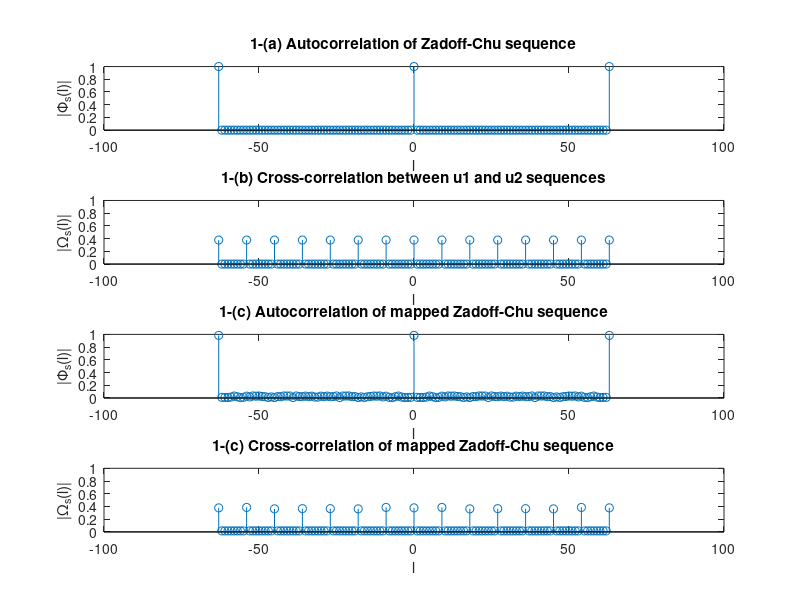

MATLAB code for this plot:
N = 63;
n = 0:N-1; 

u1 = 25; % my student id is r13943124
% Generate Zadoff-Chu sequence
S = exp(1j * pi * u1 * n .* (n + 1) / N);

% Autocorrelation
Phi_s = zeros(1, 2*N+1);
for l = -N:N
    Phi_s(l+N+1) = sum(S .* conj(circshift(S, l)))/N;
end

figure('Position', [300, 100, 800, 600]);
subplot(4,1,1);
stem(-N:N, abs(Phi_s));
title('1-(a) Autocorrelation of Zadoff-Chu sequence');
xlabel('l');
ylabel('|\Phi_s(l)|');
ylim([0,1]);

u2 = 34;
% Generate Zadoff-Chu sequence for u2
S2 = exp(1j * pi * u2 * n .* (n + 1) / N);

% Cross-correlation
Omega_s = zeros(1, 2*N+1);
for l = -N:N
    Omega_s(l+N+1) = sum(S .* conj(circshift(S2, l)))/N;
end

subplot(4,1,2);
stem(-N:N, abs(Omega_s));
title('1-(b) Cross-correlation between u1 and u2 sequences');
xlabel('l');
ylabel('|\Omega_s(l)|');
ylim([0,1]);

% Initialize the data subcarriers
X_k = zeros(1, N); 
X_k(1:31) = S(1:31);
X_k(32) = 0;
X_k(33:N) = S(33:N); 

% Autocorrelation of X_k
Phi_s_mapped = zeros(1, 2*N+1);
for l = -N:N
    Phi_s_mapped(l+N+1) = sum(X_k .* conj(circshift(X_k, l)))/N;
end

% Cross-correlation of X_k
Omega_s_mapped = zeros(1, 2*N+1);
for l = -N:N
    Omega_s_mapped(l+N+1) = sum(X_k .* conj(circshift(S2, l)))/N;
end

subplot(4,1,3);
stem(-N:N, abs(Phi_s_mapped));
title('1-(c) Autocorrelation of mapped Zadoff-Chu sequence');
xlabel('l');
ylabel('|\Phi_s(l)|');
ylim([0,1]);

subplot(4,1,4);
stem(-N:N, abs(Omega_s_mapped));
title('1-(c) Cross-correlation of mapped Zadoff-Chu sequence');
xlabel('l');
ylabel('|\Omega_s(l)|');
ylim([0,1]);
